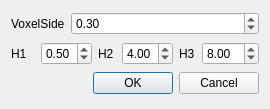
<?xml version="1.0" encoding="UTF-8"?>
<ui version="4.0">
 <class>PolesDialog</class>
 <widget class="QDialog" name="PolesDialog">
  <property name="geometry">
   <rect>
    <x>0</x>
    <y>0</y>
    <width>270</width>
    <height>109</height>
   </rect>
  </property>
  <property name="windowTitle">
   <string>Poles</string>
  </property>
  <layout class="QGridLayout" name="gridLayout">
   <item row="0" column="0" colspan="2">
    <widget class="QLabel" name="label">
     <property name="text">
      <string>VoxelSide</string>
     </property>
    </widget>
   </item>
   <item row="0" column="2" colspan="5">
    <widget class="QDoubleSpinBox" name="VoxelSideDoubleSpinBox">
     <property name="minimum">
      <double>0.010000000000000</double>
     </property>
     <property name="maximum">
      <double>1.000000000000000</double>
     </property>
     <property name="singleStep">
      <double>0.010000000000000</double>
     </property>
     <property name="value">
      <double>0.300000000000000</double>
     </property>
    </widget>
   </item>
   <item row="1" column="0">
    <widget class="QLabel" name="label_2">
     <property name="text">
      <string>H1</string>
     </property>
    </widget>
   </item>
   <item row="1" column="1" colspan="2">
    <widget class="QDoubleSpinBox" name="H1DoubleSpinBox">
     <property name="minimum">
      <double>0.100000000000000</double>
     </property>
     <property name="maximum">
      <double>4.000000000000000</double>
     </property>
     <property name="singleStep">
      <double>0.100000000000000</double>
     </property>
     <property name="value">
      <double>0.500000000000000</double>
     </property>
    </widget>
   </item>
   <item row="1" column="3">
    <widget class="QLabel" name="label_3">
     <property name="text">
      <string>H2</string>
     </property>
    </widget>
   </item>
   <item row="1" column="4">
    <widget class="QDoubleSpinBox" name="H2DoubleSpinBox">
     <property name="minimum">
      <double>0.500000000000000</double>
     </property>
     <property name="maximum">
      <double>8.000000000000000</double>
     </property>
     <property name="singleStep">
      <double>0.100000000000000</double>
     </property>
     <property name="value">
      <double>4.000000000000000</double>
     </property>
    </widget>
   </item>
   <item row="1" column="5">
    <widget class="QLabel" name="label_4">
     <property name="text">
      <string>H3</string>
     </property>
    </widget>
   </item>
   <item row="1" column="6">
    <widget class="QDoubleSpinBox" name="H3DoubleSpinBox">
     <property name="minimum">
      <double>4.000000000000000</double>
     </property>
     <property name="maximum">
      <double>20.000000000000000</double>
     </property>
     <property name="singleStep">
      <double>0.100000000000000</double>
     </property>
     <property name="value">
      <double>8.000000000000000</double>
     </property>
    </widget>
   </item>
   <item row="2" column="0" colspan="7">
    <widget class="QDialogButtonBox" name="buttonBox">
     <property name="orientation">
      <enum>Qt::Horizontal</enum>
     </property>
     <property name="standardButtons">
      <set>QDialogButtonBox::Cancel|QDialogButtonBox::Ok</set>
     </property>
    </widget>
   </item>
  </layout>
 </widget>
 <resources/>
 <connections>
  <connection>
   <sender>buttonBox</sender>
   <signal>accepted()</signal>
   <receiver>PolesDialog</receiver>
   <slot>accept()</slot>
   <hints>
    <hint type="sourcelabel">
     <x>248</x>
     <y>254</y>
    </hint>
    <hint type="destinationlabel">
     <x>157</x>
     <y>274</y>
    </hint>
   </hints>
  </connection>
  <connection>
   <sender>buttonBox</sender>
   <signal>rejected()</signal>
   <receiver>PolesDialog</receiver>
   <slot>reject()</slot>
   <hints>
    <hint type="sourcelabel">
     <x>316</x>
     <y>260</y>
    </hint>
    <hint type="destinationlabel">
     <x>286</x>
     <y>274</y>
    </hint>
   </hints>
  </connection>
 </connections>
</ui>
